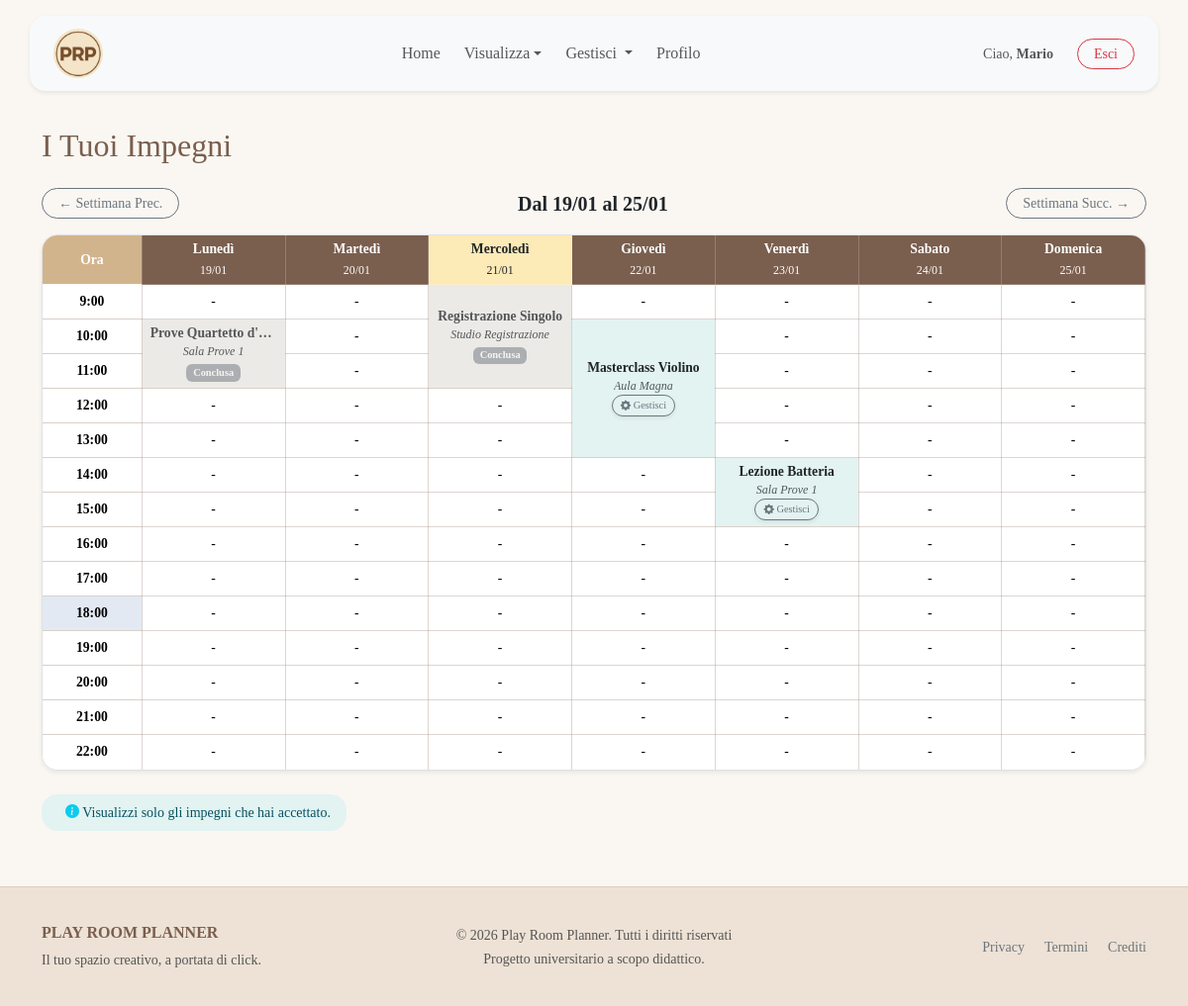
Page /frontend/impegni.php (signed in) on the committed database.
### tables this page shows
CREATE TABLE INVITO (
    id_utente INT NOT NULL,
    
    id_settore INT NOT NULL,
    nome_sala VARCHAR(50) NOT NULL,
    data DATE NOT NULL,
    ora INT NOT NULL,
    
    stato VARCHAR(20) NOT NULL DEFAULT 'invitato' CHECK (stato IN ('invitato', 'accettato', 'rifiutato')),
    motivazione VARCHAR(255) NULL,
    data_risposta TIMESTAMP NULL,
    
    PRIMARY KEY (id_utente, id_settore, nome_sala, data, ora),
    
    FOREIGN KEY (id_utente) REFERENCES UTENTE(id_utente)
        ON DELETE CASCADE
        ON UPDATE CASCADE,
    FOREIGN KEY (id_settore, nome_sala, data, ora) REFERENCES PRENOTAZIONE(id_settore, nome_sala, data, ora)
        ON DELETE CASCADE
        ON UPDATE CASCADE
);

CREATE TABLE PRENOTAZIONE (
    id_settore INT NOT NULL,
    nome_sala VARCHAR(50) NOT NULL,
    data DATE NOT NULL,
    ora INT NOT NULL CHECK (ora BETWEEN 9 AND 23),
    
    durata INT NOT NULL CHECK (durata > 0),
    attivita VARCHAR(255) NULL,
    id_organizzatore INT NOT NULL,
    
    PRIMARY KEY (id_settore, nome_sala, data, ora),
    
    FOREIGN KEY (id_settore, nome_sala) REFERENCES SALA(id_settore, nome_sala)
        ON DELETE NO ACTION  
        ON UPDATE CASCADE,
    FOREIGN KEY (id_organizzatore) REFERENCES UTENTE(id_utente)
        ON DELETE NO ACTION  
        ON UPDATE CASCADE
);

CREATE TABLE SALA (
    id_settore INT NOT NULL,
    nome_sala VARCHAR(50) NOT NULL,
    capienza_max INT NOT NULL CHECK (capienza_max > 0),
    
    PRIMARY KEY (id_settore, nome_sala),
    FOREIGN KEY (id_settore) REFERENCES SETTORE(id_settore)
        ON DELETE CASCADE  
        ON UPDATE CASCADE
);

### common/function.php (the view, shortened to what this page needs)
<?php
function getImpegniFuturi($cid, $id_utente)
{
    $sql = "SELECT I.*, S.nome_sala, P.attivita, P.durata, P.id_organizzatore, U.nome as nome_org, U.cognome as cognome_org
            FROM INVITO I
            JOIN PRENOTAZIONE P ON I.id_settore = P.id_settore
                 AND I.nome_sala = P.nome_sala
                 AND I.data = P.data
                 AND I.ora = P.ora
            JOIN SALA S ON P.id_settore = S.id_settore AND P.nome_sala = S.nome_sala
            JOIN UTENTE U ON P.id_organizzatore = U.id_utente
            WHERE I.id_utente = ?
              AND I.stato = 'accettato'
            ORDER BY P.data ASC, P.ora ASC";
    $stmt = $cid->prepare($sql);
    $stmt->bind_param("i", $id_utente);
    $stmt->execute();
    $res = $stmt->get_result();
    $planning = [];
    while ($row = $res->fetch_assoc()) {
        for ($i = 0; $i < $row['durata']; $i++) {
            $h = $row['ora'] + $i;
            $planning[$row['data']][$h] = [
                'dati' => $row,
                'is_start' => ($i === 0)
            ];
        }
    }
    return $planning;
}
?>
<?php
function renderCalendarGrid_Impegni($lunedi_settimana, $planning, $is_responsabile)
{
    $domenica_settimana = date('Y-m-d', strtotime($lunedi_settimana . " +6 days"));
    $oggi = date('Y-m-d');
    $ora_di_adesso = date('H');
?>
    <div class="shadow-sm mb-4 rounded-4 overflow-hidden border">
        <div class="table-responsive">
            <table class="table table-sm calendar-table mb-0 text-center align-middle" style="min-width: 800px;">
                <thead>
                    <tr>
                        <th class="align-middle" style="position: sticky; left: 0; z-index: 2; background-color: #d2b48c;">Ora</th>
                        <?php
                        $giorni = ['Lunedì', 'Martedì', 'Mercoledì', 'Giovedì', 'Venerdì', 'Sabato', 'Domenica'];
                        for ($i = 0; $i < 7; $i++) {
                            $d = date('Y-m-d', strtotime($lunedi_settimana . " +$i days"));
                            $giorno_str = date('d/m', strtotime($d));
                            $nome_giorno = $giorni[$i];
                            $class_th = ($d == date('Y-m-d')) ? 'bg-warning bg-opacity-25 text-dark' : '';
                            echo "<th class='$class_th' style='width: 13%'>$nome_giorno<br><small class='fw-normal'>$giorno_str</small></th>";
                        }
                        ?>
                    </tr>
                </thead>
                <tbody>
                    <?php for ($ora = 9; $ora < 23; $ora++): ?>
                        <tr>
                            <?php
                            $is_current_hour_row = ($ora == $ora_di_adesso && $oggi >= $lunedi_settimana && $oggi <= $domenica_settimana);
                            $class_ora = $is_current_hour_row ? 'bg-primary bg-opacity-10' : '';
                            ?>
                            <td class="fw-bold align-middle <?php echo $class_ora; ?>" style="position: sticky; left: 0; z-index: 2;"><?php echo $ora; ?>:00</td>
                            <?php for ($i = 0; $i < 7; $i++):
                                $data_curr = date('Y-m-d', strtotime($lunedi_settimana . " +$i days"));
                                if (isset($planning[$data_curr][$ora])):
                                    $cell = $planning[$data_curr][$ora];
                                    $info = $cell['dati'];
                                    if ($cell['is_start']):
                                        $durata = $info['durata'];
                                        $ts_inizio = strtotime($info['data'] . " " . $info['ora'] . ":00");
                                        $ts_fine = $ts_inizio + ($durata * 3600);
                                        $now = time();
                                        $is_concluso = ($now >= $ts_fine);
                                        $is_in_corso = ($now >= $ts_inizio && $now < $ts_fine);
                                        if ($is_concluso) {
                                            $bg_class = "bg-secondary bg-opacity-10";
                                            $text_class = "text-muted";
                                            $icon_class = "text-muted";
                                        } elseif ($is_in_corso) {
                                            $bg_class = "bg-success bg-opacity-10";
                                            $text_class = "text-success fw-bold";
                                            $icon_class = "text-success";
                                        } else {
                                            $bg_class = "bg-info bg-opacity-10";
                                            $text_class = "text-dark fw-bold";
                                            $icon_class = "text-dark";
                                        }
                            ?>
                                        <td rowspan="<?php echo $durata; ?>" class="p-1 <?php echo $bg_class; ?> position-relative">
                                            <div class="d-flex flex-column justify-content-center align-items-center">
                                                <?php if ($durata == 1): ?>
                                                    <div class="dropdown w-100 h-100 d-flex align-items-center justify-content-between px-2">
                                                        <span class="fw-bold small text-truncate text-start <?php echo $text_class; ?>" style="max-width: 80%;">
                                                            <?php echo htmlspecialchars($info['attivita']); ?>
                                                        </span>
                                                        <button class="btn btn-sm btn-link p-0 text-decoration-none <?php echo $icon_class; ?>" type="button" data-bs-toggle="dropdown" aria-expanded="false">
                                                            <i class="bi bi-three-dots-vertical"></i>
                                                        </button>
                                                        <ul class="dropdown-menu shadow border-0 z-3">
                                                            <li class="px-3 py-2">
                                                                <h6 class="dropdown-header p-0 fw-bold text-dark">
                                                                    Dettagli <?php echo $is_concluso ? '(Concluso)' : ($is_in_corso ? '(In Corso)' : ''); ?>
                                                                </h6>
                                                                <div class="small text-muted" style="min-width: 200px;">
                                                                    <strong><?php echo htmlspecialchars($info['attivita']); ?></strong><br>
                                                                    <i class="bi bi-geo-alt-fill"></i> <?php echo htmlspecialchars($info['nome_sala']); ?><br>
                                                                    <i class="bi bi-clock"></i> <?php echo $info['ora']; ?>:00 - <?php echo $info['ora'] + $durata; ?>:00
                                                                </div>
                                                            </li>
                                                            <?php if (!$is_concluso && !$is_in_corso): ?>
                                                                <li>
                                                                    <hr class="dropdown-divider">
                                                                </li>
                                                                <li>
                                                                    <div class="d-flex justify-content-center px-2">
                                                                        <?php if ($is_responsabile): ?>
                                                                            <a href="modifica_prenotazione.php?sala=<?php echo urlencode($info['nome_sala']); ?>&data=<?php echo $info['data']; ?>&ora=<?php echo $info['ora']; ?>&source=impegni"
                                                                                class="btn btn-outline-secondary btn-sm rounded-pill w-100">
                                                                                <i class="bi bi-gear-fill"></i> Gestisci
                                                                            </a>
                                                                        <?php else: ?>
                                                                            <form action="../backend/invite_reply.php" method="POST" onsubmit="return confirm('Confermi la disdetta?');" class="w-100">
                                                                                <input type="hidden" name="id_settore" value="<?php echo $info['id_settore']; ?>">
                                                                                <input type="hidden" name="nome_sala" value="<?php echo htmlspecialchars($info['nome_sala']); ?>">
                                                                                <input type="hidden" name="data" value="<?php echo $info['data']; ?>">
                                                                                <input type="hidden" name="ora" value="<?php echo $info['ora']; ?>">
                                                                                <input type="hidden" name="risposta" value="rifiutato">
                                                                                <input type="hidden" name="motivazione" value="Disdetta manuale">
                                                                                <button type="submit" class="btn btn-outline-danger btn-sm rounded-pill w-100">
                                                                                    <i class="bi bi-x-circle"></i> Disdici
                                                                                </button>
                                                                            </form>
                                                                        <?php endif; ?>
                                                                    </div>
                                                                </li>
                                                            <?php endif; ?>
                                                        </ul>
                                                    </div>
                                                <?php else: ?>
                                                    <div class="fw-bold lh-sm text-truncate px-1 <?php echo $text_class; ?>" style="max-width: 100%;">
                                                        <?php echo htmlspecialchars($info['attivita']); ?>
                                                    </div>
                                                    <div class="small text-muted fst-italic text-truncate" style="font-size: 0.75rem; max-width: 100%;">
                                                        <?php echo htmlspecialchars($info['nome_sala']); ?>
                                                    </div>
                                                    <?php if ($is_concluso): ?>
                                                        <span class="badge bg-secondary opacity-50 mt-1" style="font-size: 0.65rem;">Conclusa</span>
                                                    <?php elseif ($is_in_corso): ?>
                                                        <span class="badge bg-success mt-1" style="font-size: 0.65rem;">In corso...</span>
                                                    <?php else: ?>
                                                        <div>
                                                            <?php if ($is_responsabile): ?>
                                                                <a href="modifica_prenotazione.php?sala=<?php echo urlencode($info['nome_sala']); ?>&data=<?php echo $info['data']; ?>&ora=<?php echo $info['ora']; ?>&source=impegni"
                                                                    class="btn btn-outline-secondary btn-xs rounded-pill shadow-sm" style="font-size: 0.65rem; padding: 2px 8px;">
                                                                    <i class="bi bi-gear-fill"></i> Gestisci
                                                                </a>
                                                            <?php endif; ?>
                                                        </div>
                                                    <?php endif; ?>
                                                <?php endif; ?>
                                            </div>
                                        </td>
                                    <?php endif;
                                else: ?>
                                    <td>-</td>
                            <?php endif;
                            endfor; ?>
                        </tr>
                    <?php endfor; ?>
                </tbody>
            </table>
        </div>
    </div>
<?php
    return ob_get_clean();
}
?>

### css/style.css (style rules this page uses)
* { font-family: Georgia, 'Times New Roman', Times, serif; }
html { height: 100%; }
body { background-color: #FAF7F2; padding-top: 80px; min-height: 100vh; display: flex; flex-direction: column; }
footer { margin-top: auto; width: 100%; }
html, body { overscroll-behavior-y: none; }
.calendar-table { border-collapse: collapse !important; table-layout: fixed; width: 100%; min-width: 800px; font-size: 0.85rem; }
.calendar-table th, .calendar-table td { border: 1px solid rgba(122, 94, 78, 0.25); padding: 2px 4px !important; }
.calendar-table thead tr:first-child th { border-top: 0; }
.calendar-table tbody tr:last-child td { border-bottom: 0; }
.calendar-table tr th:first-child, .calendar-table tr td:first-child { border-left: 0; }
.calendar-table thead th { text-align: center; background-color: #7A5E4E; color: white; border-color: rgba(255, 255, 255, 0.2); padding-top: 4px !important; padding-bottom: 4px !important; }
.calendar-table tbody tr { height: 35px; }
.calendar-table tbody td { text-align: center; vertical-align: middle; }
.footer-vintage { background-color: #EDE2D5; color: #7A5E4E; border-top: 1px solid rgba(122, 94, 78, 0.15); padding-top: 20px; padding-bottom: 20px; margin-top: auto; width: 100%; }

### rows in the picture
invito: prenotazione.attivita "Registrazione Singolo", sala.nome_sala "Studio Registrazione", shows "Conclusa"
invito: prenotazione.attivita "Prove Quartetto d'…", sala.nome_sala "Sala Prove 1", shows "Conclusa"
invito: prenotazione.attivita "Masterclass Violino", sala.nome_sala "Aula Magna"
invito: prenotazione.attivita "Lezione Batteria", sala.nome_sala "Sala Prove 1"

### other values in the picture
$_SESSION['nome'] "Mario"
date('d/m', strtotime($lunedi_settimana)) "19/01"
date('d/m', strtotime($domenica_settimana)) "25/01"
$nome_giorno "Lunedì"
$giorno_str "19/01"
$nome_giorno "Martedì"
$giorno_str "20/01"
$nome_giorno "Mercoledì"
$giorno_str "21/01"
$nome_giorno "Giovedì"
$giorno_str "22/01"
$nome_giorno "Venerdì"
$giorno_str "23/01"
$nome_giorno "Sabato"
$giorno_str "24/01"
